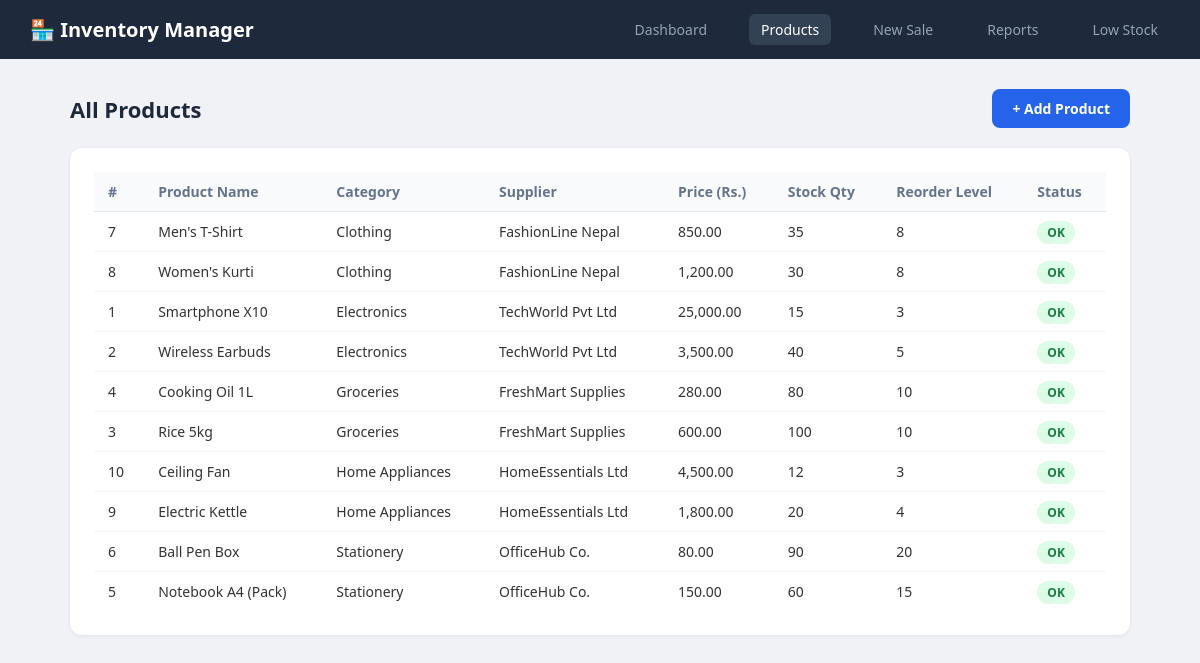
/products.php, run on the app's committed database.
### tables this page shows
CREATE TABLE product (
    product_id   INT AUTO_INCREMENT PRIMARY KEY,
    product_name VARCHAR(100) NOT NULL,
    category_id  INT NOT NULL,
    supplier_id  INT NOT NULL,
    price        DECIMAL(10, 2) NOT NULL,
    reorder_level INT DEFAULT 5,         
    FOREIGN KEY (category_id) REFERENCES category(category_id),
    FOREIGN KEY (supplier_id) REFERENCES supplier(supplier_id)
);

CREATE TABLE category (
    category_id   INT AUTO_INCREMENT PRIMARY KEY,
    category_name VARCHAR(100) NOT NULL UNIQUE,
    description   TEXT
);

CREATE TABLE supplier (
    supplier_id   INT AUTO_INCREMENT PRIMARY KEY,
    supplier_name VARCHAR(100) NOT NULL,
    phone         VARCHAR(15),
    email         VARCHAR(100),
    address       TEXT
);

CREATE TABLE stock (
    stock_id     INT AUTO_INCREMENT PRIMARY KEY,
    product_id   INT NOT NULL UNIQUE,    
    quantity     INT DEFAULT 0,
    last_updated TIMESTAMP DEFAULT CURRENT_TIMESTAMP ON UPDATE CURRENT_TIMESTAMP,
    FOREIGN KEY (product_id) REFERENCES product(product_id)
);

### products.php (the view, shortened to what this page needs)
<?php
require_once 'includes/db.php';
$products = $pdo->query("
    SELECT
        p.product_id,
        p.product_name,
        c.category_name,
        s.supplier_name,
        p.price,
        p.reorder_level,
        st.quantity,
        CASE
            WHEN st.quantity = 0                 THEN 'OUT OF STOCK'
            WHEN st.quantity <= p.reorder_level  THEN 'LOW STOCK'
            ELSE                                      'OK'
        END AS stock_status
    FROM product p
    JOIN category c ON p.category_id = c.category_id
    JOIN supplier s ON p.supplier_id = s.supplier_id
    JOIN stock   st ON p.product_id  = st.product_id
    ORDER BY c.category_name, p.product_name
")->fetchAll();
?>
<!DOCTYPE html>
<html lang="en">
<head>
</head>
<body>
<nav>
    <span class="brand">🏪 Inventory Manager</span>
    <a href="index.php">Dashboard</a>
    <a href="products.php" class="active">Products</a>
    <a href="new_sale.php">New Sale</a>
    <a href="reports.php">Reports</a>
    <a href="low_stock.php">Low Stock</a>
</nav>
<div class="container">
    <div class="top-bar">
        <h2>All Products</h2>
        <a href="add_product.php" class="btn">+ Add Product</a>
    </div>
    <div class="table-box">
        <table>
            <thead>
                <tr>
                    <th>#</th>
                    <th>Product Name</th>
                    <th>Category</th>
                    <th>Supplier</th>
                    <th>Price (Rs.)</th>
                    <th>Stock Qty</th>
                    <th>Reorder Level</th>
                    <th>Status</th>
                </tr>
            </thead>
            <tbody>
                <?php foreach ($products as $p): ?>
                <tr>
                    <td><?= $p['product_id'] ?></td>
                    <td><?= htmlspecialchars($p['product_name']) ?></td>
                    <td><?= htmlspecialchars($p['category_name']) ?></td>
                    <td><?= htmlspecialchars($p['supplier_name']) ?></td>
                    <td><?= number_format($p['price'], 2) ?></td>
                    <td><?= $p['quantity'] ?></td>
                    <td><?= $p['reorder_level'] ?></td>
                    <td>
                        <?php if ($p['stock_status'] === 'OK'): ?>
                            <span class="badge ok">OK</span>
                        <?php elseif ($p['stock_status'] === 'LOW STOCK'): ?>
                            <span class="badge low">Low Stock</span>
                        <?php else: ?>
                            <span class="badge out">Out of Stock</span>
                        <?php endif; ?>
                    </td>
                </tr>
                <?php endforeach; ?>
            </tbody>
        </table>
    </div>
</div>
</body>
</html>

### products.php (style rules this page uses)
* { margin: 0; padding: 0; box-sizing: border-box; }
body { font-family: 'Segoe UI', sans-serif; background: #f0f2f5; color: #333; }
nav { background: #1e293b; padding: 14px 30px; display: flex; align-items: center; gap: 30px; }
nav .brand { color: #fff; font-size: 20px; font-weight: 700; margin-right: auto; }
nav a { color: #94a3b8; text-decoration: none; font-size: 14px; padding: 6px 12px; border-radius: 6px; }
nav a:hover, nav a.active { background: #334155; color: #fff; }
.container { max-width: 1100px; margin: 30px auto; padding: 0 20px; }
.top-bar { display: flex; justify-content: space-between; align-items: center; margin-bottom: 20px; }
h2 { font-size: 22px; color: #1e293b; }
.btn { background: #2563eb; color: #fff; padding: 10px 20px; border-radius: 8px; text-decoration: none; font-size: 14px; font-weight: 600; }
.table-box { background: #fff; border-radius: 12px; padding: 24px; box-shadow: 0 1px 4px rgba(0,0,0,0.07); }
table { width: 100%; border-collapse: collapse; font-size: 14px; }
th { background: #f8fafc; text-align: left; padding: 10px 14px; color: #64748b; font-weight: 600; border-bottom: 1px solid #e2e8f0; }
td { padding: 10px 14px; border-bottom: 1px solid #f1f5f9; }
tr:last-child td { border-bottom: none; }
.badge { padding: 3px 10px; border-radius: 20px; font-size: 12px; font-weight: 600; }
.badge.ok { background: #dcfce7; color: #15803d; }

### data on the page
product: product_id "7", product_name "Men's T-Shirt", category.category_name "Clothing", supplier.supplier_name "FashionLine Nepal", price "850.00", stock.quantity "35", reorder_level "8"
product: product_id "8", product_name "Women's Kurti", category.category_name "Clothing", supplier.supplier_name "FashionLine Nepal", price "1,200.00", stock.quantity "30", reorder_level "8"
product: product_id "1", product_name "Smartphone X10", category.category_name "Electronics", supplier.supplier_name "TechWorld Pvt Ltd", price "25,000.00", stock.quantity "15", reorder_level "3"
product: product_id "2", product_name "Wireless Earbuds", category.category_name "Electronics", supplier.supplier_name "TechWorld Pvt Ltd", price "3,500.00", stock.quantity "40", reorder_level "5"
product: product_id "4", product_name "Cooking Oil 1L", category.category_name "Groceries", supplier.supplier_name "FreshMart Supplies", price "280.00", stock.quantity "80", reorder_level "10"
product: product_id "3", product_name "Rice 5kg", category.category_name "Groceries", supplier.supplier_name "FreshMart Supplies", price "600.00", stock.quantity "100", reorder_level "10"
product: product_id "10", product_name "Ceiling Fan", category.category_name "Home Appliances", supplier.supplier_name "HomeEssentials Ltd", price "4,500.00", stock.quantity "12", reorder_level "3"
product: product_id "9", product_name "Electric Kettle", category.category_name "Home Appliances", supplier.supplier_name "HomeEssentials Ltd", price "1,800.00", stock.quantity "20", reorder_level "4"
product: product_id "6", product_name "Ball Pen Box", category.category_name "Stationery", supplier.supplier_name "OfficeHub Co.", price "80.00", stock.quantity "90", reorder_level "20"
product: product_id "5", product_name "Notebook A4 (Pack)", category.category_name "Stationery", supplier.supplier_name "OfficeHub Co.", price "150.00", stock.quantity "60", reorder_level "15"
